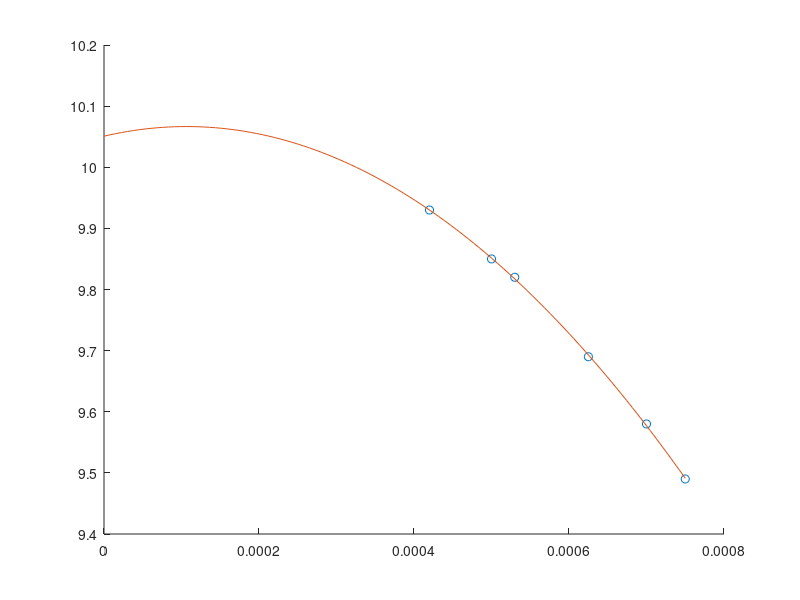

MATLAB code for this plot: (Note: this script raises an error after producing the figure.)
clc,clear

X = [4.20E-04
5.00E-04
5.30E-04
6.25E-04
7.00E-04
7.50E-04
];
Y1 = [0.66
0.61
0.53
0.4
0.27
0.24
];
Y2=[0.870
0.780
0.590
0.350
0.244
0.221
];
Y3=[9.93E+00
9.85E+00
9.82E+00
9.69E+00
9.58E+00
9.49E+00
];
Y4=[9.93E+00
9.85E+00
9.82E+00
9.69E+00
9.58E+00
9.49E+00
]
% Fit a polynomial curve of degree 2 to the data
p1 = polyfit(X, Y1, 2);
p2 = polyfit(X, Y2, 2);
p3 = polyfit(X, Y3, 2);
p4 = polyfit(X, Y4, 2);
x_fit = linspace(0, max(X), 100); % Create a finer grid of x values for the fitted curve
y_fit1 = polyval(p1, x_fit); % Evaluate the polynomial at the finer grid of x values
y_fit2 = polyval(p2, x_fit); % Evaluate the polynomial at the finer grid of x values
y_fit3 = polyval(p3, x_fit); % Evaluate the polynomial at the finer grid of x values
y_fit4 = polyval(p4, x_fit); % Evaluate the polynomial at the finer grid of x values

% Plot the data points and the fitted curve
plot(X, Y4, 'o', x_fit, y_fit4, X,Y4,'X',x_fit, y_fit4);
xlabel('Flow Rate');
ylabel('NPSHa');
title('Characteristic Curve of Centrifugal Pump with Best Fit Polynomial');
legend('Data Points', 'Best Fit Curve', 'Location', 'northwest');
